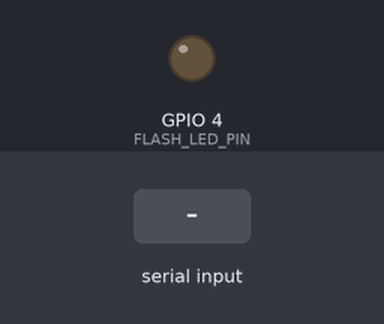
The sketch below on a simulated ESP32. Shown: output pins drawn as LEDs (lit = HIGH). The test bench sets the inputs (shaded band). WiFi joins after 1.5 s; servers stay silent unless stated; uploads are accepted with an empty reply; the camera gives no picture; what the sketch prints to the serial monitor is not drawn.

Above: at 4.0 s.
4.1 s: "S" received over the second serial link
At 4.63 s:
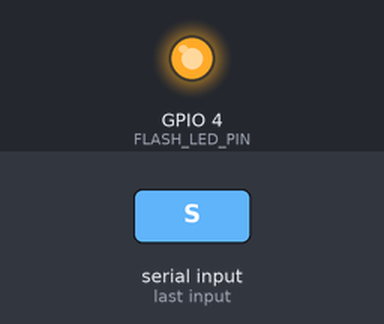
Timing chart, 0 to 7.1 s (numbered marks = the images above; inputs shaded):
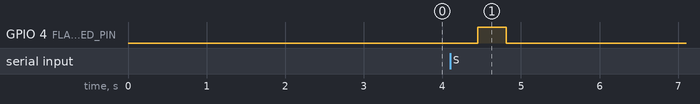

Measured:
- after the input at 4.1 s, GPIO 4 (FLASH_LED_PIN): LOW → HIGH after 0.35 s, → LOW 0.36 s later

The sketch:

codigo_copy_20260401173350.ino
```cpp
#include "esp_camera.h"
#include <WiFi.h>
#include <HTTPClient.h>

// 🔐 WIFI
const char* ssid = "NIRVANA 2.4";
const char* password = "3232041158";

// 🌐 Servidor
const char* serverUrl = "http://192.168.1.126:8000/upload";

// 🔦 FLASH
#define FLASH_LED_PIN 4

// CONFIG CAMARA AI THINKER (Pines Estándar)
#define PWDN_GPIO_NUM     32
#define RESET_GPIO_NUM    -1
#define XCLK_GPIO_NUM      0
#define SIOD_GPIO_NUM     26
#define SIOC_GPIO_NUM     27
#define Y9_GPIO_NUM       35
#define Y8_GPIO_NUM       34
#define Y7_GPIO_NUM       39
#define Y6_GPIO_NUM       36
#define Y5_GPIO_NUM       21
#define Y4_GPIO_NUM       19
#define Y3_GPIO_NUM       18
#define Y2_GPIO_NUM        5
#define VSYNC_GPIO_NUM    25
#define HREF_GPIO_NUM     23
#define PCLK_GPIO_NUM     22

void setup() {
  // Serial para Debug
  Serial.begin(115200);

  // Serial2 para comunicación con Arduino Nano (RX=15, TX=14)
  // Nota: Conecta TX del Nano al pin 15 y RX del Nano al pin 14
  Serial2.begin(9600, SERIAL_8N1, 15, 14);

  delay(1000);
  Serial.println("🚀 Iniciando sistema...");

  pinMode(FLASH_LED_PIN, OUTPUT);
  digitalWrite(FLASH_LED_PIN, LOW);

  // 📷 CONFIGURACIÓN CÁMARA
  camera_config_t config;
  config.ledc_channel = LEDC_CHANNEL_0;
  config.ledc_timer = LEDC_TIMER_0;
  config.pin_d0 = Y2_GPIO_NUM;
  config.pin_d1 = Y3_GPIO_NUM;
  config.pin_d2 = Y4_GPIO_NUM;
  config.pin_d3 = Y5_GPIO_NUM;
  config.pin_d4 = Y6_GPIO_NUM;
  config.pin_d5 = Y7_GPIO_NUM;
  config.pin_d6 = Y8_GPIO_NUM;
  config.pin_d7 = Y9_GPIO_NUM;
  config.pin_xclk = XCLK_GPIO_NUM;
  config.pin_pclk = PCLK_GPIO_NUM;
  config.pin_vsync = VSYNC_GPIO_NUM;
  config.pin_href = HREF_GPIO_NUM;
  config.pin_sscb_sda = SIOD_GPIO_NUM;
  config.pin_sscb_scl = SIOC_GPIO_NUM;
  config.pin_pwdn = PWDN_GPIO_NUM;
  config.pin_reset = RESET_GPIO_NUM;
  config.xclk_freq_hz = 20000000;
  config.pixel_format = PIXFORMAT_JPEG;

  config.frame_size = FRAMESIZE_VGA;  // 640x480
  config.jpeg_quality = 10;
  config.fb_count = 2;

  if (esp_camera_init(&config) != ESP_OK) {
    Serial.println("❌ Error al iniciar cámara");
    return;
  }

  // 🔧 Ajustes de sensor para mejor imagen
  sensor_t * s = esp_camera_sensor_get();
  s->set_vflip(s, 1);
  s->set_hmirror(s, 1);
  s->set_whitebal(s, 1);
  s->set_exposure_ctrl(s, 1);
  s->set_gain_ctrl(s, 1);

  // 🌐 WIFI
  WiFi.begin(ssid, password);
  Serial.print("📡 Conectando WiFi");
  while (WiFi.status() != WL_CONNECTED) {
    delay(500);
    Serial.print(".");
  }
  Serial.println("\n✅ WiFi conectado");
  Serial.print("📍 IP: "); Serial.println(WiFi.localIP());
}

void loop() {

  // Escuchar orden del Arduino Nano
  if (Serial2.available()) {

    char c = Serial2.read();
     Serial.println("📸 hay serial2...");
    if (c == 'S') { // 'S' de Shoot
      Serial.println("📸 Orden recibida del Nano...");
      capturarYEnviar();
    }
  }
}

void capturarYEnviar() {
  // 🔥 WARMUP: Limpiar el buffer de la cámara
  for (int i = 0; i < 5; i++) {
    camera_fb_t * temp = esp_camera_fb_get();
    if (temp) esp_camera_fb_return(temp);
    delay(10);
  }

  // 🔦 FLASH ON (Opcional)
  digitalWrite(FLASH_LED_PIN, HIGH);
  delay(300);

  camera_fb_t * fb = esp_camera_fb_get();
  digitalWrite(FLASH_LED_PIN, LOW); // FLASH OFF

  if (!fb) {
    Serial.println("❌ Fallo en captura");
    return;
  }

  Serial.println("📤 Enviando al servidor...");
  HTTPClient http;
  http.begin(serverUrl);
  http.setTimeout(30000); // 15 seg para IA
  http.addHeader("Content-Type", "image/jpeg");

  int responseCode = http.POST(fb->buf, fb->len);

  if (responseCode > 0) {
    String payload = http.getString();
    Serial.println("🧠 Respuesta recibida.");

    // ENVIAR RESPUESTA AL NANO
    Serial2.println(payload);
    Serial.println("📤 JSON reenviado al Nano");
  } else {
    Serial.print("❌ Error HTTP: ");
    Serial.println(http.errorToString(responseCode));
    Serial2.println("{\"error\": \"http_fail\"}"); // Avisar al Nano del fallo
  }

  http.end();
  esp_camera_fb_return(fb);
}
```
